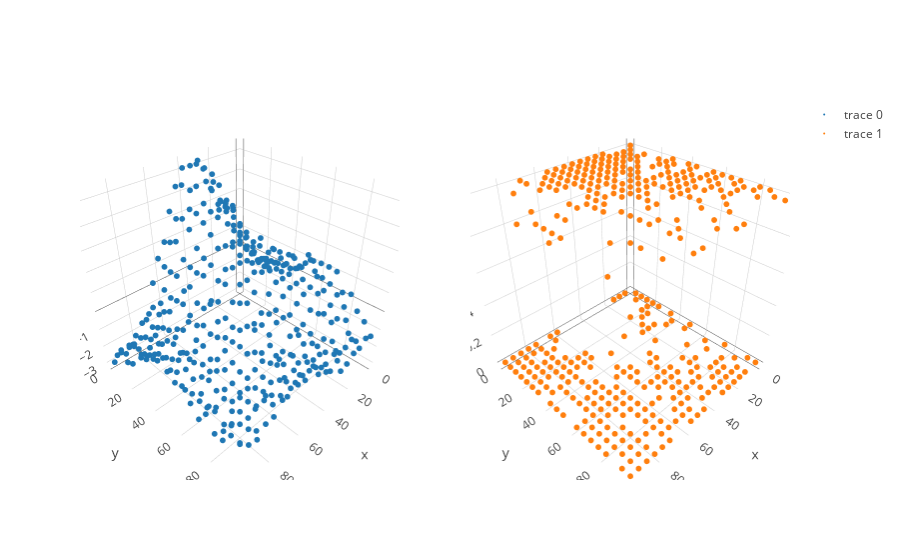

Here is the notebook cell this chart was saved with:
### Markdown cell above
First, we simulate some data from a GP with an RBF kernel.

### Code cell
X = sim.sim_X_equispaced(D = 2, N_dim = 20, lower=0, upper=100)
f = sim.sim_f(X, RBF(30., 3., .1), mu = 0.)
y = np.random.binomial(1, expit(f))

trace_func = go.Scatter3d(x = X[:,0], y = X[:,1], z=f, mode = 'markers', marker=dict(size = 2,))
trace_draws = go.Scatter3d(x = X[:,0], y = X[:,1], z=y, mode = 'markers', marker=dict(size = 2,))
fig = tools.make_subplots(rows=1, cols=2, specs=[[{'is_3d': True}, {'is_3d': True}]])
fig.append_trace(trace_func, 1, 1)
fig.append_trace(trace_draws, 1, 2)
iplot(fig)

### Figure 1 — Plotly figure (JSON) as saved in the notebook; plotly's stock layout.template omitted (floating-point values rounded to 4 significant figures; data arrays with more than 128 entries replaced by an {"elided": "..."} marker saying what was removed)
{"data": [{"marker": {"size": 2}, "mode": "markers", "scene": "scene1", "type": "scatter3d", "x": {"elided": "400 int values"}, "y": {"elided": "400 int values"}, "z": {"elided": "400 float values"}}, {"marker": {"size": 2}, "mode": "markers", "scene": "scene2", "type": "scatter3d", "x": {"elided": "400 int values"}, "y": {"elided": "400 int values"}, "z": {"elided": "400 int values"}}], "layout": {"scene1": {"domain": {"x": [0, 0.45], "y": [0, 1]}}, "scene2": {"domain": {"x": [0.55, 1], "y": [0, 1]}}}}
